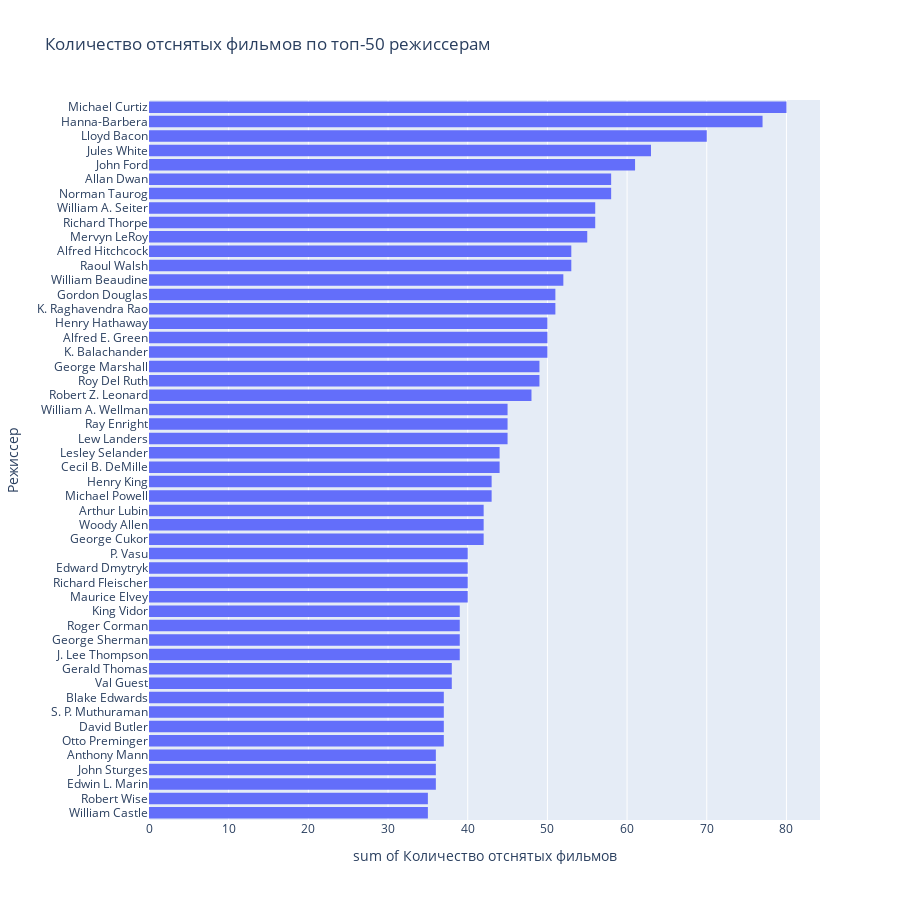

Notebook code cell kept with this figure:
### Code cell
fig = px.histogram(x=most_freq_directors.values[:50], y=most_freq_directors.index[:50], 
                  labels=dict(x='Количество отснятых фильмов', y='Режиссер'),
                  title='Количество отснятых фильмов по топ-50 режиссерам',
                  height=900
                  )
fig.update_yaxes(categoryorder='total ascending')

### Figure 1 — Plotly figure (JSON) as saved in the notebook; plotly's stock layout.template omitted (floating-point values rounded to 4 significant figures)
{"data": [{"alignmentgroup": "True", "bingroup": "y", "histfunc": "sum", "hovertemplate": "sum of Количество отснятых фильмов=%{x}<br>Режиссер=%{y}<extra></extra>", "legendgroup": "", "marker": {"color": "#636efa", "pattern": {"shape": ""}}, "name": "", "offsetgroup": "", "orientation": "h", "showlegend": false, "type": "histogram", "x": [80, 77, 70, 63, 61, 58, 58, 56, 56, 55, 53, 53, 52, 51, 51, 50, 50, 50, 49, 49, 48, 45, 45, 45, 44, 44, 43, 43, 42, 42, 42, 40, 40, 40, 40, 39, 39, 39, 39, 38, 38, 37, 37, 37, 37, 36, 36, 36, 35, 35], "xaxis": "x", "y": ["Michael Curtiz", "Hanna-Barbera", "Lloyd Bacon", "Jules White", "John Ford", "Norman Taurog", "Allan Dwan", "Richard Thorpe", "William A. Seiter", "Mervyn LeRoy", "Raoul Walsh", "Alfred Hitchcock", "William Beaudine", "K. Raghavendra Rao", "Gordon Douglas", "K. Balachander", "Alfred E. Green", "Henry Hathaway", "Roy Del Ruth", "George Marshall", "Robert Z. Leonard", "Lew Landers", "Ray Enright", "William A. Wellman", "Cecil B. DeMille", "Lesley Selander", "Michael Powell", "Henry King", "George Cukor", "Woody Allen", "Arthur Lubin", "Maurice Elvey", "Richard Fleischer", "Edward Dmytryk", "P. Vasu", "J. Lee Thompson", "George Sherman", "Roger Corman", "King Vidor", "Val Guest", "Gerald Thomas", "Otto Preminger", "David Butler", "S. P. Muthuraman", "Blake Edwards", "Edwin L. Marin", "John Sturges", "Anthony Mann", "William Castle", "Robert Wise"], "yaxis": "y"}], "layout": {"barmode": "relative", "height": 900, "legend": {"tracegroupgap": 0}, "title": {"text": "Количество отснятых фильмов по топ-50 режиссерам"}, "xaxis": {"anchor": "y", "domain": [0, 1], "title": {"text": "sum of Количество отснятых фильмов"}}, "yaxis": {"anchor": "x", "categoryorder": "total ascending", "domain": [0, 1], "title": {"text": "Режиссер"}}}}
